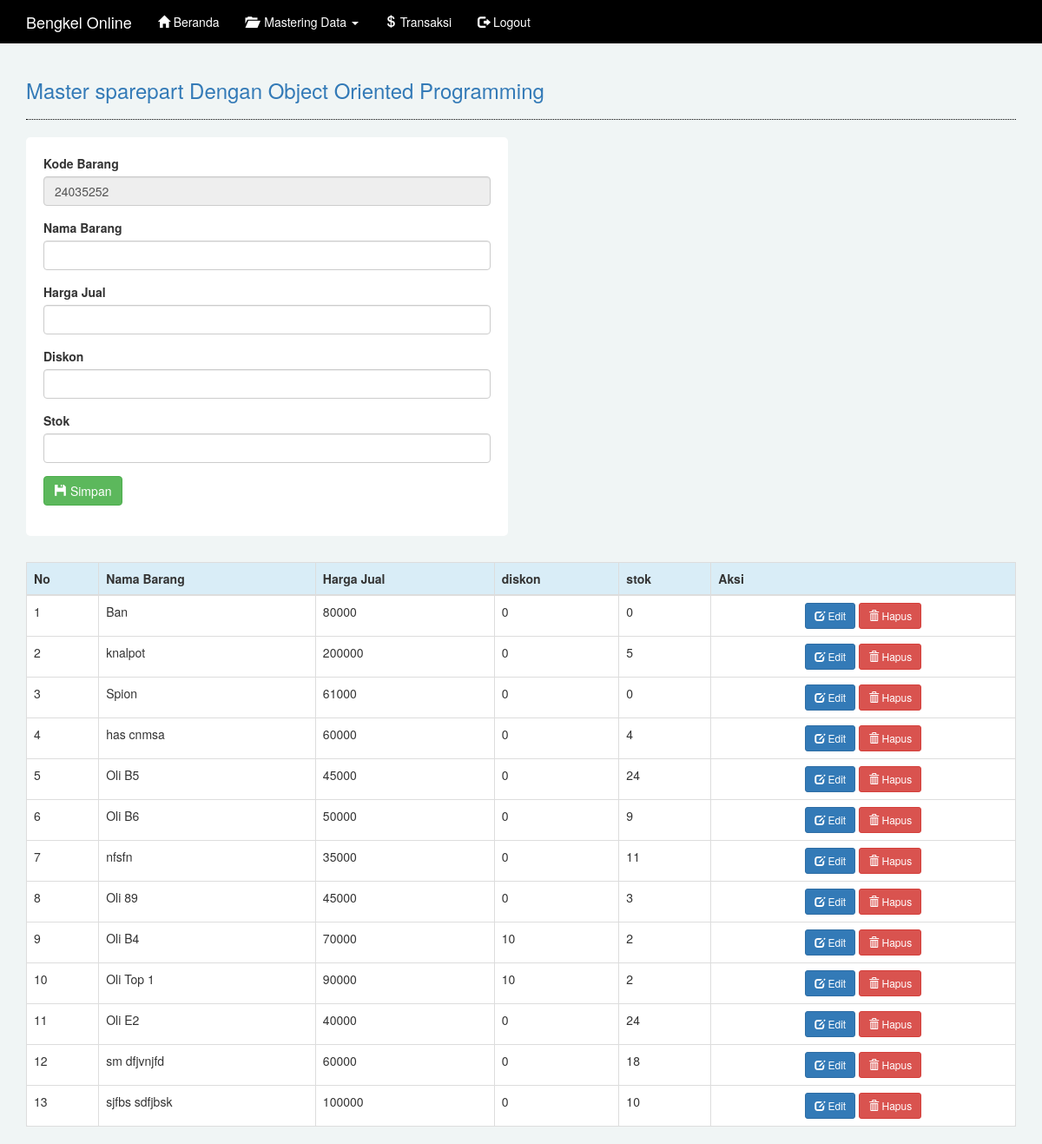
Page /index.php?lihat=sparepart/index (signed in) on the committed database.
### tables this page shows
CREATE TABLE `barang` (
  `kd_barang` varchar(15) NOT NULL,
  `nm_barang` varchar(200) NOT NULL,
  `harga_jual` int(10) NOT NULL,
  `diskon` int(3) NOT NULL,
  `stok` int(3) NOT NULL
);

### panggil/Transaksi/koneksi.php (called while the page is built, shortened)
<?php
	class db_connect{
		public $host 	= db_host;
		public $user 	= db_user;
		public $pass 	= db_pass;
		public $dbname 	= db_name;
		public function connect(){
			$this->conn = new mysqli($this->host, $this->user, $this->pass, $this->dbname);
		}
	}
?>

### panggil/sparepart/class.php (called while the page is built, shortened)
	<?php
	require 'koneksi.php';
	class db_class extends db_connect{
		public function read(){
			$stmt = $this->conn->prepare("select * from barang") or die($this->conn->error);
			if($stmt->execute()){
				$result = $stmt->get_result();
				return $result;
			}
		}
 	}
?>

### panggil/sparepart/index.php (the view, shortened to what this page needs)
<!DOCTYPE html>
<html>
<head>
</head>
<body>
</body>
</html>
<?php
require 'class.php';
$conn = new db_class();
$read = $conn->read();
$link 	= "index.php?lihat=sparepart/";
?>
<div class = "row">
	<div class = "col-lg-12">
		<h3 class = "text-primary">Master sparepart Dengan Object Oriented Programming</h3>
		<hr style = "border-top:1px dotted #000;"/>
		<div class = "row">
			<div class = "col-lg-6">
				<form method ="POST" action = "panggil/sparepart/tambah.php">
					<div class="form-group">
						<label>Kode Barang</label>
						<input type ="text" id="nominal" name = "kode" value="<?php echo date('dhis'); ?>" class="form-control" readonly>
					</div>
					<div class="form-group">
						<label>Nama Barang</label>
						<input type ="text" id="nominal" name = "nama" class="form-control" autofocus>
					</div>
					<div class="form-group">
						<label>Harga Jual</label>
						<input type ="number" name = "hargaJual" class="form-control" required min='10000'>
					</div>
					<div class="form-group">
						<label>Diskon</label>
						<input type ="number" name = "diskon" class="form-control" required min='0'>
					</div>
					<div class="form-group">
						<label>Stok</label>
						<input type ="number" name = "stok" class="form-control" required min='1'>
					</div>
					<div class = "form-group">
						<button name = "save" class = "btn btn-success">
							<span class = "glyphicon glyphicon-floppy-disk"></span>
							Simpan
						</button>
					</div>
				</form>
			</div>
			<div class = "col-lg-2"></div>
		</div>
		<br>
		<table class="table table-hover table-bordered" style="margin-top: 10px">
			<tr class="info">
				<th>No</th>
				<th>Nama Barang</th>
				<th>Harga Jual</th>
				<th>diskon</th>
				<th>stok</th>
				<th>Aksi</th>
			</tr>
			<tbody>
				<?php
				$no=1;
				while($tampil = $read->fetch_array()){
					?>
					<tr>
						<td><?php echo $no++; ?></td>
						<td><?php echo $tampil['nm_barang']?></td>
						<td><?php echo $tampil['harga_jual']?></td>
						<td><?php echo $tampil['diskon']?></td>
						<td><?php echo $tampil['stok']?></td>
						<td style="text-align: center;">
							<a href="<?= $link.'edit&kd_barang='.$tampil['kd_barang'] ?>" class="btn btn-primary btn-sm">
								<span class = "glyphicon glyphicon-edit"></span> Edit
							</a>
							<a onclick="return confirm('Apakah yakin data akan di hapus?')" href="	<?= $link.'hapus&kd_barang='.$tampil['kd_barang'] ?>" class="btn btn-danger btn-sm">
								<span class = "glyphicon glyphicon-trash"></span> Hapus
							</a>
						</td>
					</tr>
					<?php
				}
				?>
			</tbody>
		</table>
	</div>
</div>

### index.php (style rules this page uses)
body { background-color: #f0f5f5; }

### panggil/sparepart/index.php (style rules this page uses)
body { background-color: #f0f5f5; }
form, table { background-color: white; padding:20px; border-radius: 5px; }

### rows in the picture
barang: nm_barang "Ban", harga_jual "80000", diskon "0", stok "0"
barang: nm_barang "knalpot", harga_jual "200000", diskon "0", stok "5"
barang: nm_barang "Spion", harga_jual "61000", diskon "0", stok "0"
barang: nm_barang "has cnmsa", harga_jual "60000", diskon "0", stok "4"
barang: nm_barang "Oli B5", harga_jual "45000", diskon "0", stok "24"
barang: nm_barang "Oli B6", harga_jual "50000", diskon "0", stok "9"
barang: nm_barang "nfsfn", harga_jual "35000", diskon "0", stok "11"
barang: nm_barang "Oli 89", harga_jual "45000", diskon "0", stok "3"
barang: nm_barang "Oli B4", harga_jual "70000", diskon "10", stok "2"
barang: nm_barang "Oli Top 1", harga_jual "90000", diskon "10", stok "2"
barang: nm_barang "Oli E2", harga_jual "40000", diskon "0", stok "24"
barang: nm_barang "sm dfjvnjfd", harga_jual "60000", diskon "0", stok "18"
barang: nm_barang "sjfbs sdfjbsk", harga_jual "100000", diskon "0", stok "10"
